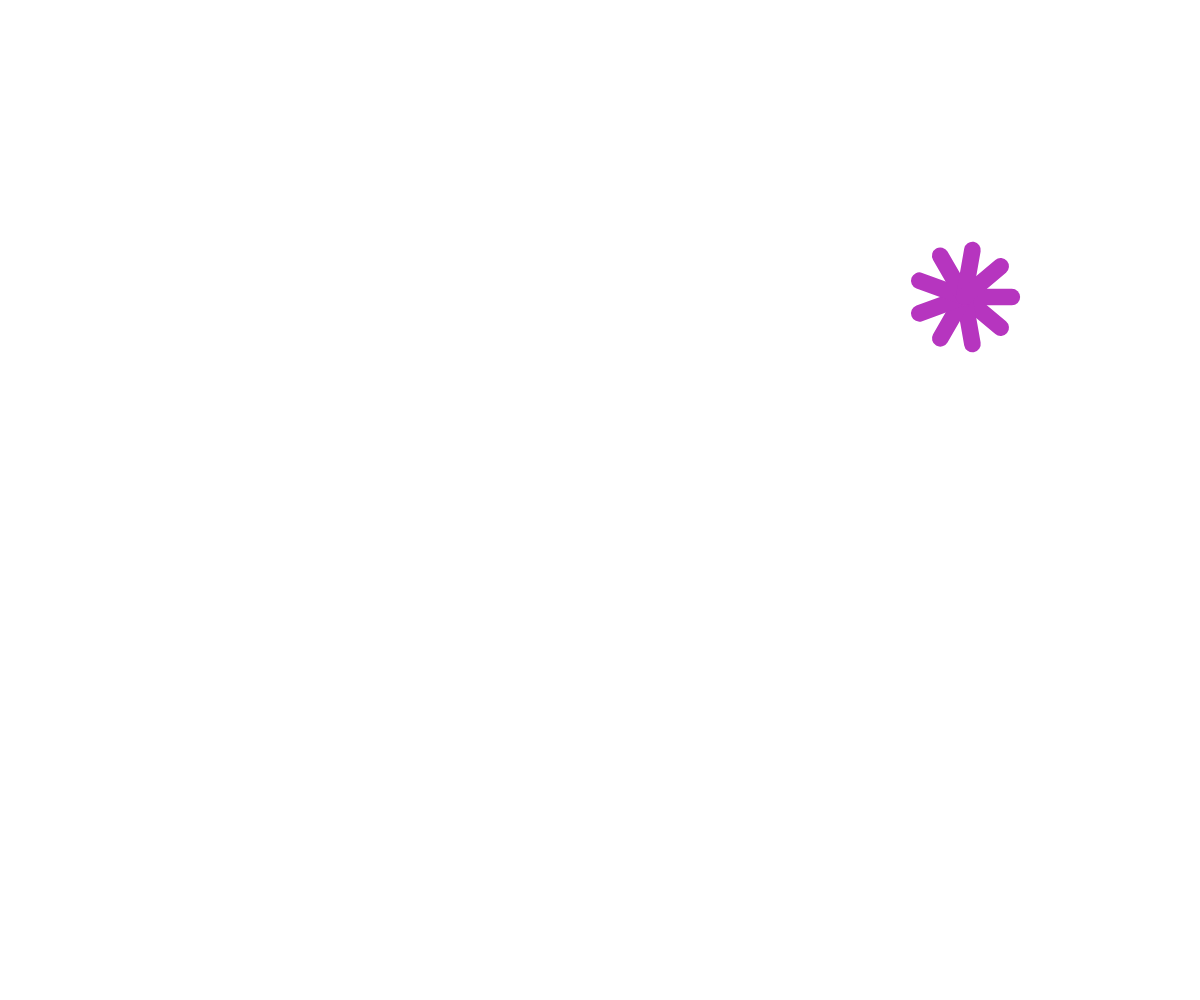
Frame 1 (no input)
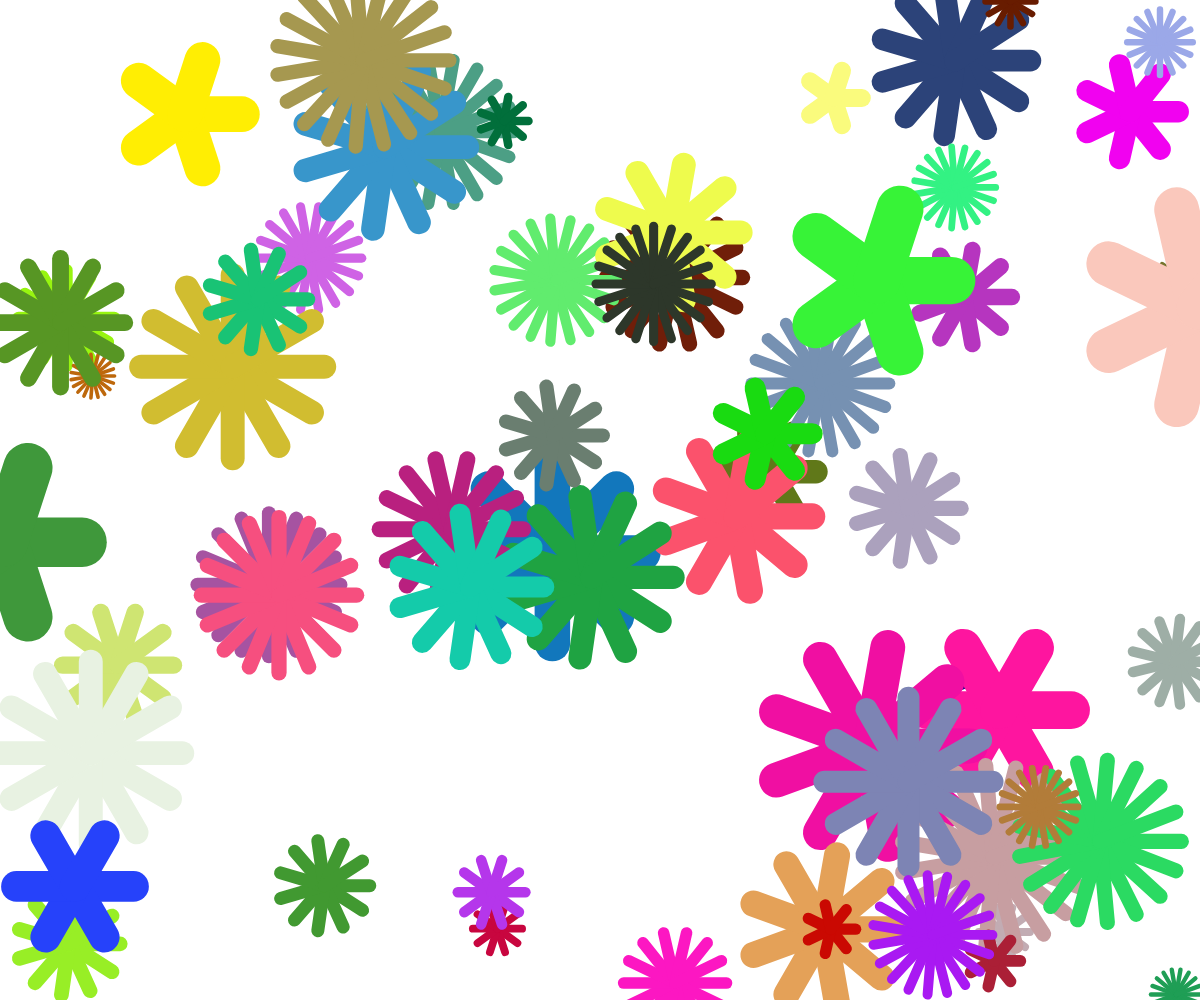
Frame 60 (no input)
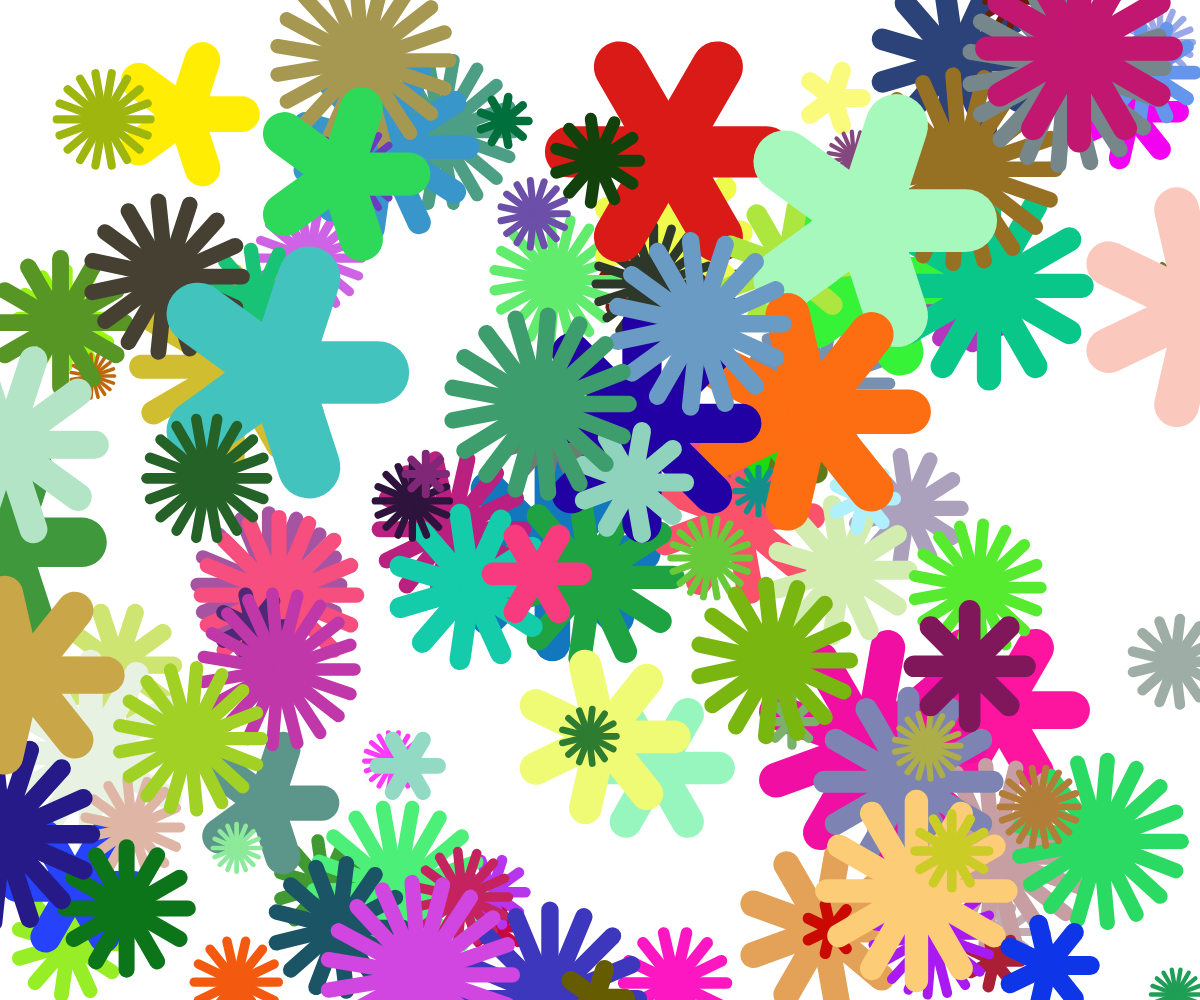
Frame 120 (the mouse pressed at the canvas centre since frame 60)

The p5.js sketch that drew these frames (run headless with seeded random() and noise() and a simulated clock; from frame 60 on, the mouse is pressed at the canvas centre):

// p5.js sketch
// ── sketch.js
function setup() {
  createCanvas(windowWidth, windowHeight);
}

function flower (npetals, cx, cy, radius) {
  for (let i = 0; i < npetals; i++) {
    let ang = radians(360/npetals*i);
    px = cx + radius * cos(ang)
    py = cy + radius * sin(ang)
    line (cx, cy, px, py)
  }
}

function draw() {
  stroke (random(255), random(255), random(255))
  let r = random (20, 100);
  let cx = random(width)
  let cy = random(height)
  let np = round (random (5,20))
  let weight = r * TAU / np / 2;
  strokeWeight (weight)
  flower(np,cx,cy,r)
}
